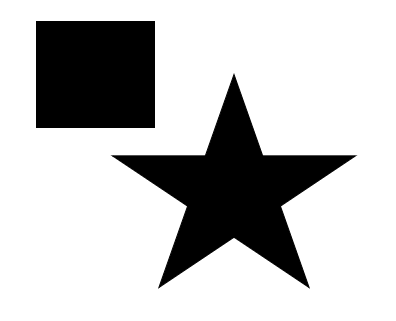
#> input picture 11/sample01.png, 396 x 321 px
$ python openingclosing.py
#> lines starting #> are read from the running program, lines starting #| are printed output that depends on the picture; after the words box and inside, x2 and y2 are one past the last pixel; in counts of white or black regions, pixels touching at a corner belong together
import cv2
import numpy as np

#縮小
def erosion(img):
    #8近傍が0の場合に0に、それ以外は1にする
    h, w = img.shape
    out = np.zeros((h, w), dtype=float)
    for y in range(1, h-1):
        for x in range(1, w-1):
            if img[y-1, x] == 0 or img[y, x-1] == 0 or img[y, x+1] == 0 or img[y+1, x] == 0 or img[y-1, x-1] == 0 or img[y-1, x+1] == 0 or img[y+1, x-1] == 0 or img[y+1, x+1] == 0:
                out[y, x] = 0
            else:
                out[y, x] = 1
    return out


#膨張
def dilation(img):
    #4近傍が1の場合に1に、それ以外は0にする
    h, w = img.shape
    out = np.zeros((h, w), dtype=float)
    for y in range(1, h-1):
        for x in range(1, w-1):
            if img[y-1, x] == 1 or img[y, x-1] == 1 or img[y, x+1] == 1 or img[y+1, x] == 1:
                out[y, x] = 1
            else:
                out[y, x] = 0
    return out


#開放処理(opening)
def opening(img):
    #縮小して膨張
    out = erosion(img)
    out = dilation(out)
    return out

#閉鎖処理(closing)
def closing(img):
    #膨張して縮小
    out = dilation(img)
    out = erosion(out)
    return out


# 画像を読み込む
img = cv2.imread("sample01.png")
#> img is the input picture: shape (321, 396, 3); min 0, max 255, mean 194.7

#画像の２値化
gray = cv2.cvtColor(img, cv2.COLOR_BGR2GRAY)

#閾値を設定
thresh = 100

#閾値を超えた画素を1にする
gray[gray < thresh] = 0
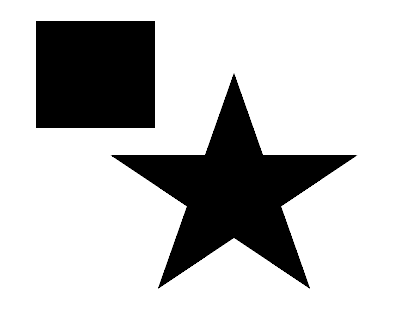
#> gray: shape (321, 396); min 0, max 255, mean 194.4
gray[gray >= thresh] = 1
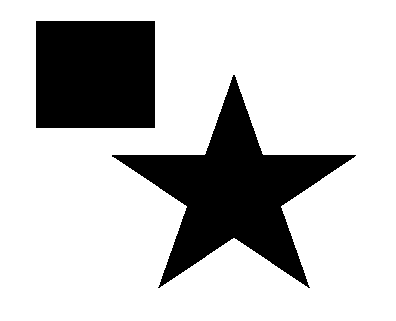
#> gray: shape (321, 396); values 0 (black) and 1 (white), 76.3% white; 2 black regions, box (x1, y1, x2, y2) and area: (112, 75, 356, 288) 17352, (36, 21, 155, 128) 12733

#膨張縮小処理
out_opening = opening(gray)
#> after the loop in erosion, `for y in range(1, h-1):`:
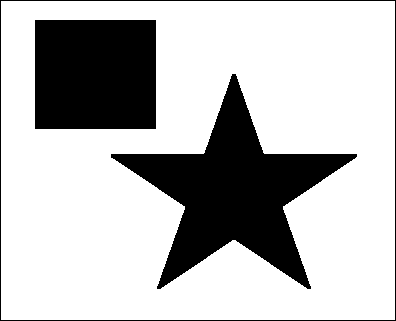
#> out: shape (321, 396) float64; values 0 (black) and 1 (white), 74% white; 3 black regions, box (x1, y1, x2, y2) and area: (111, 74, 357, 289) 18486, (35, 20, 156, 129) 13189, (0, 0, 396, 321) 1430
#> after the loop in dilation, `for y in range(1, h-1):`:
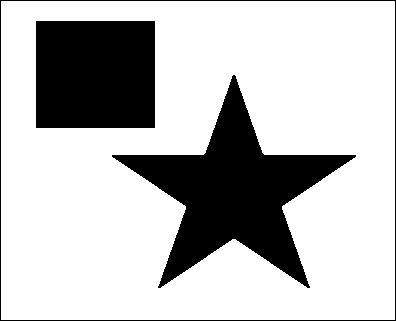
#> out: shape (321, 396) float64; values 0 (black) and 1 (white), 75% white; 3 black regions, box (x1, y1, x2, y2) and area: (112, 75, 356, 288) 17669, (36, 21, 155, 128) 12733, (0, 0, 396, 321) 1430
out_closing = closing(gray)
#> after the loop in dilation (call 2), `for y in range(1, h-1):`:
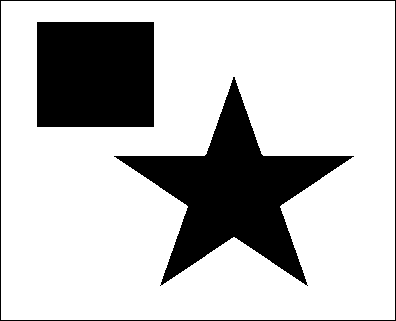
#> out: shape (321, 396) float64; values 0 (black) and 1 (white), 76.2% white; 3 black regions, box (x1, y1, x2, y2) and area: (114, 77, 354, 286) 16543, (37, 22, 154, 127) 12285, (0, 0, 396, 321) 1430
#> after the loop in erosion (call 2), `for y in range(1, h-1):`:
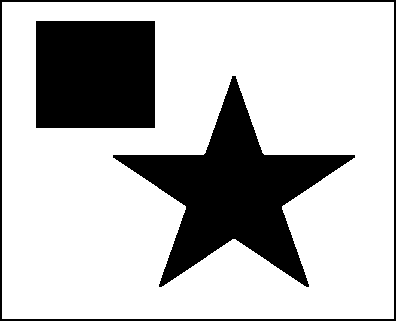
#> out: shape (321, 396) float64; values 0 (black) and 1 (white), 73.9% white; 3 black regions, box (x1, y1, x2, y2) and area: (113, 76, 355, 287) 17655, (36, 21, 155, 128) 12733, (0, 0, 396, 321) 2852

#結果を出力
cv2.imwrite("out_opening.jpg", out_opening*255)
cv2.imwrite("out_closing.jpg", out_closing*255)
cv2.imshow("result", out_closing)
cv2.waitKey(0)
cv2.destroyAllWindows()
